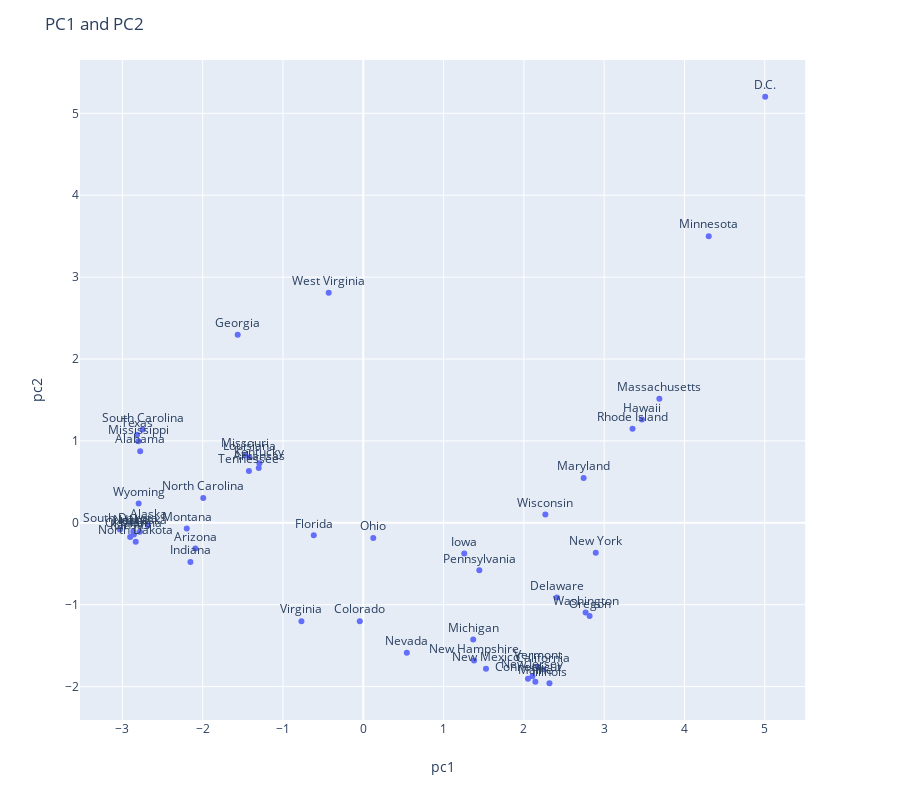

The notebook cell saved with this chart:
### Markdown cell above
## Question 3g

To label our points, the best option is to use the `plotly` library that we used earlier in this homework. Plotly is an incredibly powerful plotting library that will automatically add axis labels, and will also provide controls so that you can zoom and pan around to look at the data.

One important skill as a user of modern tools is using existing documentation and examples to get the plot you want.

Using the example given on this page as a [guide](https://plot.ly/python/text-and-annotations/):, create a scatter plot of your **jittered data** from 3f with the following key properties:

1. Your plot should be created using `px.scatter`, and should use the `fig.update_traces` method to set the `textposition`. 
2. Each point should be labeled by the name of the state, and the label should be above the point.

*Hint*: You can get a list of the state names with `list(df_1972_to_2016.index)`.

*Hint*: `gapminder` in the example linked is just the name of their dataframe. Your code shouldn't have anything to do with `gapminder` since we're plotting presidential election data, not life expectancies and gdp.

<!--
BEGIN QUESTION
name: q3gi
manual: true
points: 2
-->
<!-- EXPORT TO PDF -->

### Code cell
import plotly.express as px


jittered_data['State'] = df_1972_to_2016.index


fig = px.scatter(jittered_data, x = "pc1", y = "pc2", text = 'State', size_max=60)

fig.update_traces(textposition='top center')

fig.update_layout(
    height=800,
    title_text='PC1 and PC2'
)

fig.show()

### Figure 1 — Plotly figure (JSON) as saved in the notebook; plotly's stock layout.template omitted (floating-point values rounded to 4 significant figures)
{"data": [{"hoverlabel": {"namelength": 0}, "hovertemplate": "pc1=%{x}<br>pc2=%{y}<br>State=%{text}", "legendgroup": "", "marker": {"color": "#636efa", "symbol": "circle"}, "mode": "markers+text", "name": "", "showlegend": false, "text": ["Alabama", "Alaska", "Arizona", "Arkansas", "California", "Colorado", "Connecticut", "Delaware", "D.C.", "Florida", "Georgia", "Hawaii", "Idaho", "Illinois", "Indiana", "Iowa", "Kansas", "Kentucky", "Louisiana", "Maine", "Maryland", "Massachusetts", "Michigan", "Minnesota", "Mississippi", "Missouri", "Montana", "Nebraska", "Nevada", "New Hampshire", "New Jersey", "New Mexico", "New York", "North Carolina", "North Dakota", "Ohio", "Oklahoma", "Oregon", "Pennsylvania", "Rhode Island", "South Carolina", "South Dakota", "Tennessee", "Texas", "Utah", "Vermont", "Virginia", "Washington", "West Virginia", "Wisconsin", "Wyoming"], "textposition": "top center", "type": "scatter", "x": [-2.778, -2.68, -2.091, -1.302, 2.233, -0.0433, 2.051, 2.411, 5.005, -0.6165, -1.564, 3.47, -2.863, 2.319, -2.153, 1.257, -2.903, -1.293, -1.419, 2.143, 2.744, 3.687, 1.369, 4.302, -2.801, -1.474, -2.198, -2.783, 0.5424, 1.38, 2.106, 1.528, 2.895, -1.993, -2.834, 0.1245, -2.857, 2.819, 1.445, 3.353, -2.747, -3.03, -1.424, -2.817, -2.862, 2.174, -0.7705, 2.769, -0.4305, 2.267, -2.797], "xaxis": "x", "y": [0.8743, -0.03296, -0.313, 0.6706, -1.788, -1.201, -1.904, -0.9109, 5.202, -0.1518, 2.296, 1.262, -0.104, -1.959, -0.4787, -0.3744, -0.1719, 0.7273, 0.7998, -1.94, 0.5459, 1.515, -1.424, 3.5, 0.9957, 0.8256, -0.06788, -0.1083, -1.586, -1.68, -1.872, -1.783, -0.3641, 0.302, -0.2317, -0.1851, -0.1427, -1.137, -0.5791, 1.15, 1.141, -0.08142, 0.6326, 1.077, -0.1379, -1.758, -1.202, -1.094, 2.808, 0.1004, 0.2371], "yaxis": "y"}], "layout": {"height": 800, "legend": {"tracegroupgap": 0}, "margin": {"t": 60}, "title": {"text": "PC1 and PC2"}, "xaxis": {"anchor": "y", "domain": [0, 0.98], "title": {"text": "pc1"}}, "yaxis": {"anchor": "x", "domain": [0, 1], "title": {"text": "pc2"}}}}
